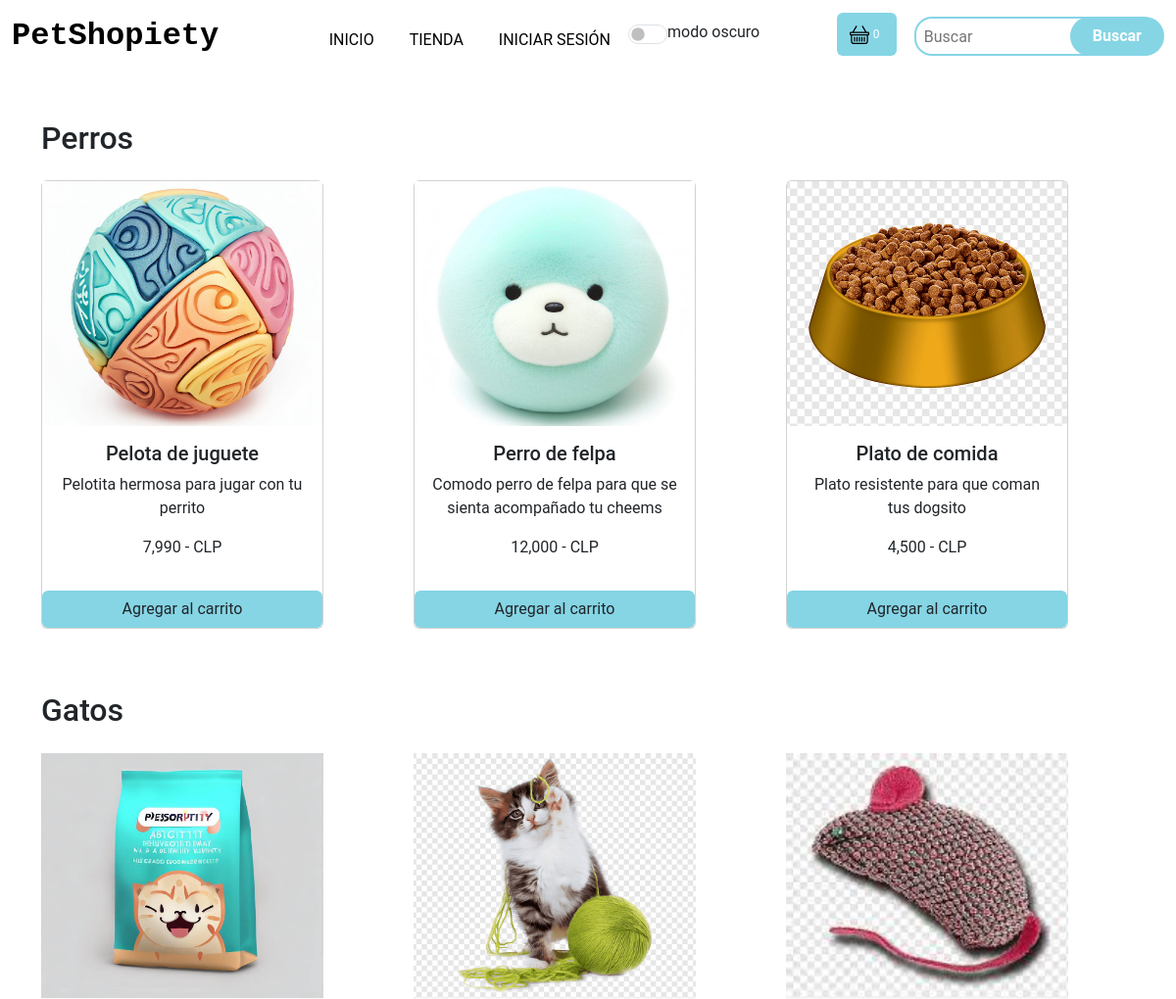
The page /tienda (upper part) on the database as committed earlier.
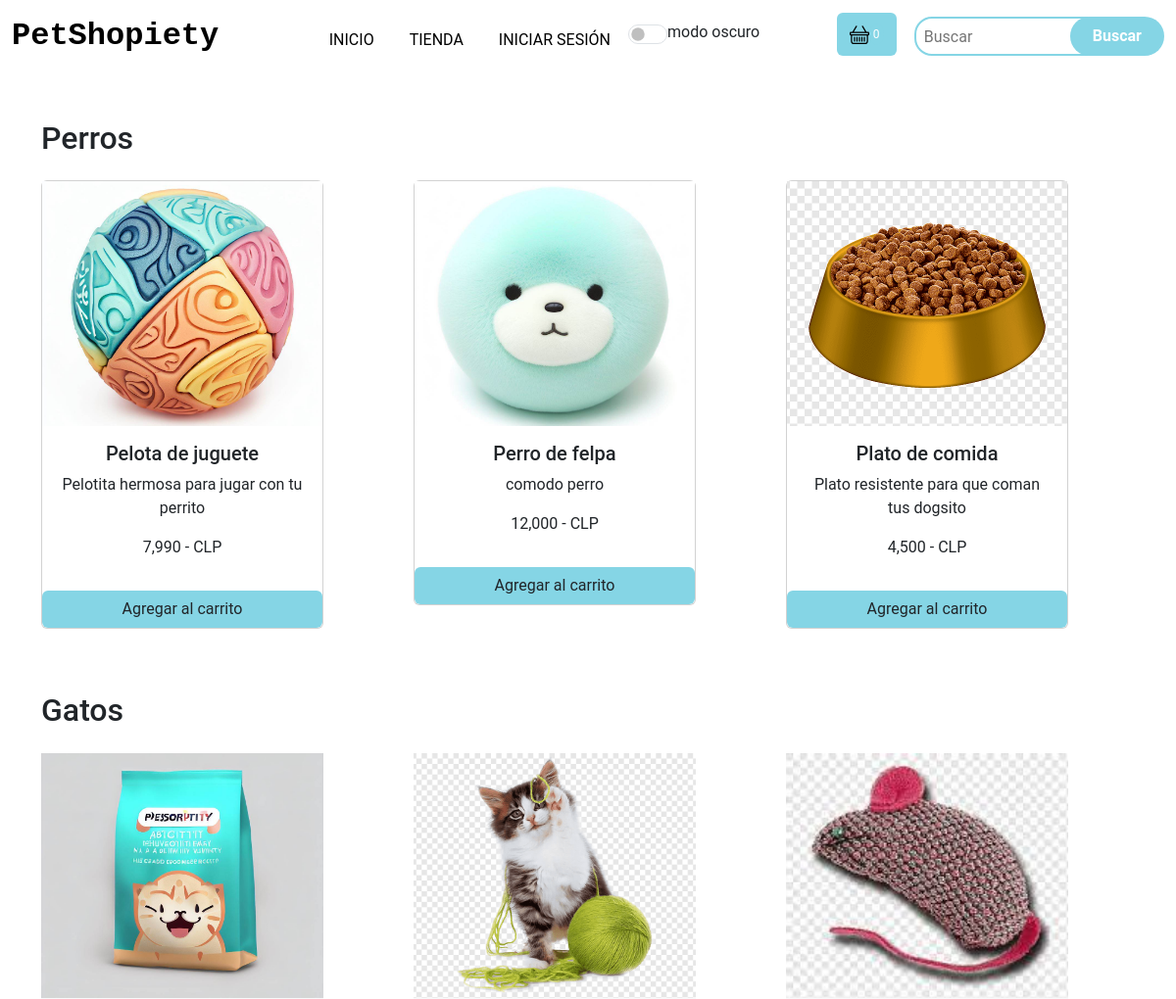
The same page on the database as committed later.
### apps/PetShopiety/models.py (models this page shows, shortened)
class Producto(models.Model):
    sku = models.IntegerField(primary_key=True)
    nombre = models.CharField(max_length=50)
    stock = models.IntegerField()
    precio = models.IntegerField()
    descripcion = models.CharField(max_length=200)
    id_cat = models.ForeignKey(Categoria, on_delete=models.CASCADE)
    img_url = models.ImageField(upload_to='imagenesProducto')

### apps/PetShopiety/views.py (the view)
# urls.py: path('tienda', views.cargarTienda),
def cargarTienda(request):
    if request.user.is_authenticated:
        comprador = request.user.comprador
        orden, created = Orden.objects.get_or_create(
            comprador=comprador, completado=False)
        items = orden.itemsorden_set.all()
        cartItems = orden.obtener_total_items
    else:
        items = []
        orden = {"obtener_total_carrito": 0,
                 "obtener_total_items": 0, 'shipping': False}
        cartItems = orden['obtener_total_items']
    productos = Producto.objects.all()
    categoria_perros = Producto.objects.filter(id_cat=1)
    categoria_gatos = Producto.objects.filter(id_cat=2)
    return render(request, "tienda.html", {"prod": productos, "cate_gatos": categoria_gatos, "cate_perros": categoria_perros, 'cartItems': cartItems, 'items': items})

### apps/PetShopiety/templates/tienda.html (shortened to what this page needs)
<html lang="en">
{%load static%}
{%load humanize %}
<head>
  <link href="https://cdn.jsdelivr.net/npm/bootstrap@5.3.0-alpha3/dist/css/bootstrap.min.css" rel="stylesheet"
 />
  <link rel="stylesheet" href="https://cdn.jsdelivr.net/npm/bootstrap-icons@1.10.5/font/bootstrap-icons.css">
  {% block head %}
  <link rel="stylesheet" href="{% static 'css/style.css' %}">
  {% endblock %}
</head>
<body>
  <nav class="navbar navbar-expand-lg">
    <div class="container-fluid">
      <a class="navbar-brand fw-bold" href="/index">PetShopiety</a>
      <div class="collapse navbar-collapse" id="navbarSupportedContent">
        <ul class="navbar-nav m-auto mb-2 mb-lg-0">
          <li class="nav-item">
            <a class="nav-link active" href="/index">Inicio</a>
          </li>
          <li class="nav-item">
            <a class="nav-link" href="/tienda">Tienda</a>
          </li>
          <li>
            {% if not request.user.is_authenticated %}
            <a class="nav-link" href="/iniciar_sesion">Iniciar sesión</a>
            {% endif %}
          </li>
          <li>
            <div class="form-check form-switch">
              <input type="checkbox" class="form-check-input" id="checkbox" onclick="setDarkMode()">
              <label class="form-check-label" for="checkbox">modo oscuro</label>
            </div>
          </li>
        </ul>
        <div class="col-1 mb-1 ">
          <button id="carrito" class="btn align-content-center" type="button" data-bs-toggle="offcanvas"
            data-bs-target="#offcanvasScrolling" aria-controls="offcanvasScrolling">
            <span id="cantidad-carrito" class="cantidad-carrito">{{cartItems}}</span>
          </button>
        </div>
        <form class="d-flex" role="search">
          <input class="px-2 search" type="search" placeholder="Buscar" aria-label="Buscar" />
          <button class="btn0" type="submit">
            Buscar
          </button>
        </form>
      </div>
    </div>
  </nav>
  <div class="container">
    <div class="row mt-5">
      <h2>Perros</h2>
      {% for p in cate_perros %}
      <div class="col-lg-4 text-center my-3">
        <div class="card" style="width: 18rem;">
          {%if p.img_url.url%}
          <img src="{{p.img_url.url}}" class="img-fluid product-img" alt="...">
          {%else %}
          <img src="{{p.imgURL}}" class="img-fluid product-img" alt="...">
          {% endif %}
          <div class="card-body">
            <h5 class="card-title">{{p.nombre}}</h5>
            <p class="card-text">{{p.descripcion}}</p>
            <p>{{p.precio|intcomma}} - CLP</p>
          </div>
          <button data-product="{{p.sku}}" data-action="add" class="btn comprar" href="/({{p.sku}})">Agregar al
            carrito</button>
        </div>
      </div>
      {% endfor %}
    </div>
    <div class="row mt-5">
      <h2>Gatos</h2>
      {% for p in cate_gatos %}
      <div class="col-lg-4 text-center my-3">
        <div class="card border-0 bg-light mb-2" style="width: 18rem;">
          {%if p.img_url.url%}
          <img src="{{p.img_url.url}}" class="img-fluid product-img" alt="...">
          {%else %}
          <img src="{{p.img_url}}" class="img-fluid product-img" alt="...">
          {% endif %}
        </div>
      </div>
      {% endfor %}
    </div>
  </div>
</body>
</html>

Rows that differ between the two databases and show on the page:
changed Producto "Perro de felpa": descripcion "Comodo perro de felpa para que se sienta acompañado tu cheems" → "comodo perro"
